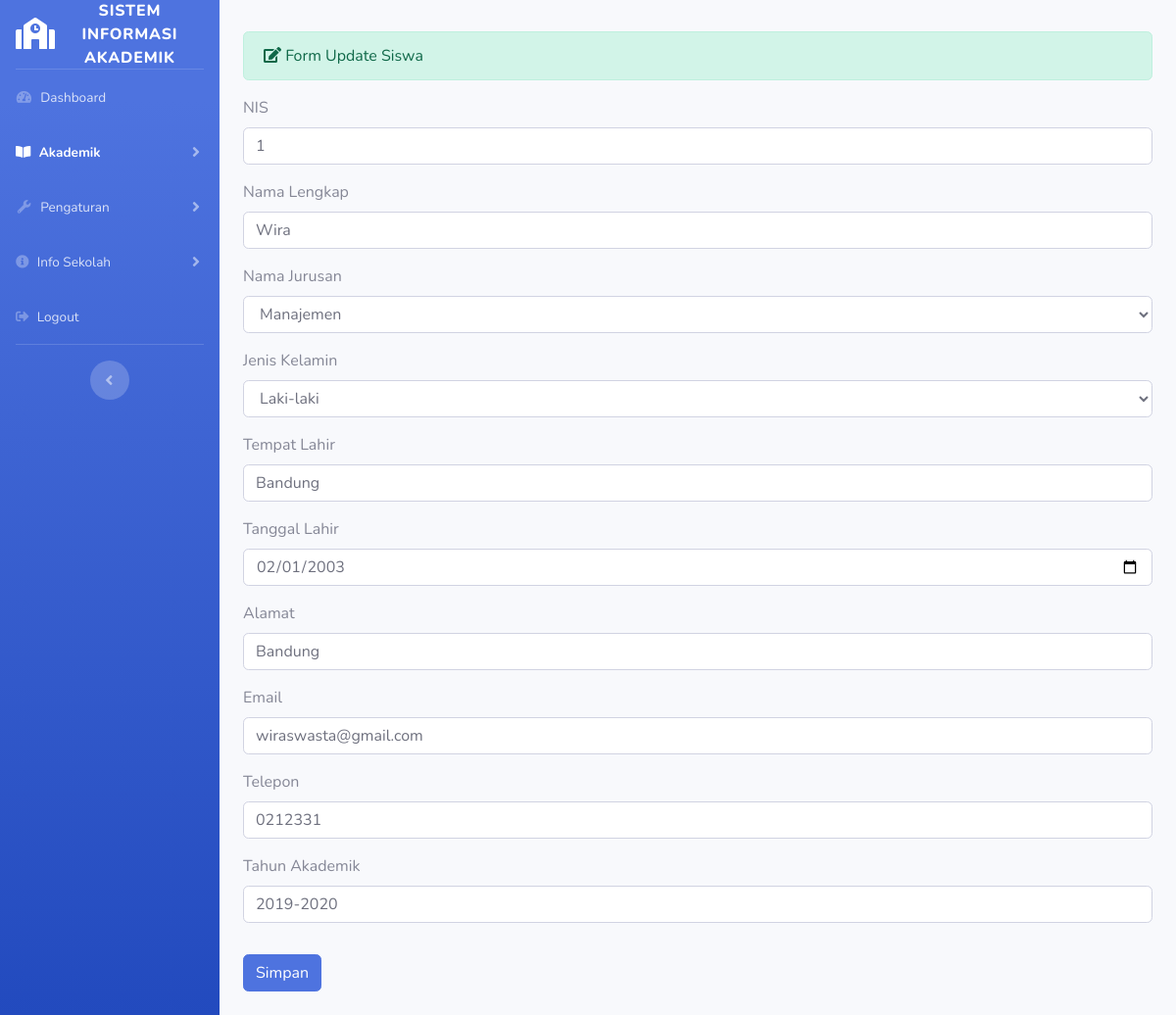
The app's page /admin/siswa/update/1 with its own data.
### tables this page shows
CREATE TABLE `siswa` (
  `id` int(11) NOT NULL,
  `nis` varchar(12) NOT NULL,
  `nama_lengkap` varchar(120) NOT NULL,
  `nama_jurusan` varchar(120) NOT NULL,
  `jenis_kelamin` varchar(120) NOT NULL,
  `tempat_lahir` varchar(20) NOT NULL,
  `alamat` varchar(255) NOT NULL,
  `email` varchar(120) NOT NULL,
  `telepon` varchar(20) NOT NULL,
  `tanggal_lahir` date NOT NULL,
  `tahun_akademik` varchar(20) NOT NULL,
  `photo` varchar(255) NOT NULL
);

### application/controllers/admin/siswa.php (called while the page is built, shortened)
<?php
class Siswa extends CI_Controller
{
    public function update($id)
    {
        $where = array('id' => $id);
        $data['siswa']      = $this->siswa_model->edit_data($where, 'siswa')->result();
        $data['jurusan']    = $this->siswa_model->tampil_data('jurusan')->result();
        $data['detail']     = $this->siswa_model->ambil_id_siswa($id);
        $this->load->view('templates_admin/header_dashboard');
        $this->load->view('templates_admin/sidebar2');
        $this->load->view('admin/siswa_update', $data);
        $this->load->view('templates_admin/footer');
    }
    public function __construct()
    {
        $this->load->database();
        $this->load->model('siswa_model');
    }
}

### index.php (called while the page is built, shortened)
<?php
require_once BASEPATH.'core/CodeIgniter.php';

### application/models/siswa_model.php (called while the page is built, shortened)
<?php
class Siswa_model extends CI_Model
{
    public function tampil_data($table)
    {
        return $this->db->get($table);
    }
    public function edit_data($where, $table)
    {
        return $this->db->get_where($table, $where);
    }
}

### application/views/admin/siswa_update.php (the view, shortened to what this page needs)
<div class="container-fluid">
    <div class="alert alert-success" role="alert">
        <i class="fa fa-edit"></i> Form Update Siswa
    </div>
    <?php foreach ($siswa as $sis) : ?>
        <?php echo form_open_multipart('admin/siswa/update_siswa_aksi') ?>
        <div class="form-group">
            <label>NIS</label>
            <input type="text" name="nis" placeholder="Masukkan NIS" class="form-control " value="<?php echo $sis->id ?>">
        </div>
        <div class="form-group">
            <label>Nama Lengkap</label>
            <input type="text" name="nama_lengkap" placeholder="Masukkan Nama Lengkap" class="form-control" value="<?php echo $sis->nama_lengkap ?>">
        </div>
        <div class="form-group">
            <label>Nama Jurusan</label>
            <select name="nama_jurusan" class="form-control" value="<?php echo $sis->nama_jurusan ?>">
                <?php foreach ($jurusan as $jrs) : ?>
                    <option value="<?php echo $jrs->nama_jurusan ?>"><?php echo $jrs->nama_jurusan ?> </option>
                <?php endforeach; ?>
            </select>
        </div>
        <div class="form-group">
            <label>Jenis Kelamin</label>
            <select name="jenis_kelamin" class="form-control" value="<?php echo $sis->jenis_kelamin ?>">
                <option>Laki-laki</option>
            </select>
        </div>
        <div class="form-group">
            <label>Tempat Lahir</label>
            <input type="text" name="tempat_lahir" placeholder="Masukkan Tempat Lahir" class="form-control" value="<?php echo $sis->tempat_lahir ?>">
        </div>
        <div class="form-group">
            <label>Tanggal Lahir</label>
            <input type="date" name="tanggal_lahir" class="form-control" value="<?php echo $sis->tanggal_lahir ?>">
        </div>
        <div class="form-group">
            <label>Alamat</label>
            <input type="text" name="alamat" placeholder="Masukkan Alamat" class="form-control" value="<?php echo $sis->alamat ?>">
        </div>
        <div class="form-group">
            <label>Email</label>
            <input type="text" name="email" placeholder="Masukkan Email" class="form-control" value="<?php echo $sis->email ?>">
        </div>
        <div class="form-group">
            <label>Telepon</label>
            <input type="text" name="telepon" placeholder="Masukkan Telepon" class="form-control" value="<?php echo $sis->telepon ?>">
        </div>
        <div class="form-group">
            <label>Tahun Akademik</label>
            <input type="year" name="tahun_akademik" placeholder="Masukkan Tahun Akademik" class="form-control" value="<?php echo $sis->tahun_akademik ?>">
        </div>
        <button type="submit" class="btn btn-primary mb-4 mt-3">Simpan</button>
    <?php endforeach; ?>
</div>

### records on screen
siswa: nis "1", nama_lengkap "Wira", jenis_kelamin "Laki-laki", tempat_lahir "Bandung", tanggal_lahir "02/01/2003", alamat "Bandung", email "wiraswasta@gmail.com", telepon "0212331", tahun_akademik "2019-2020"

### other values on screen
form field nama_jurusan "Manajemen"
